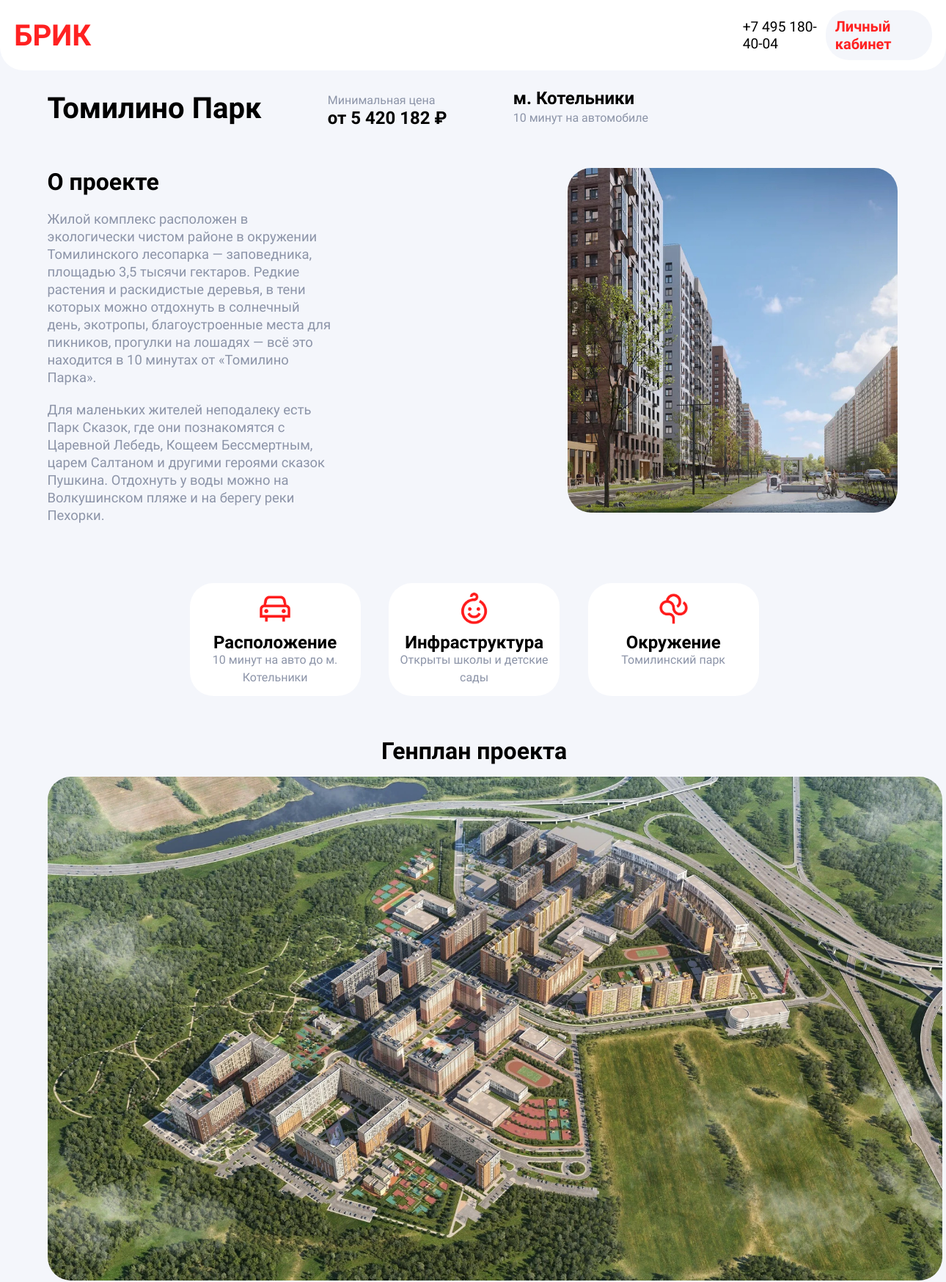
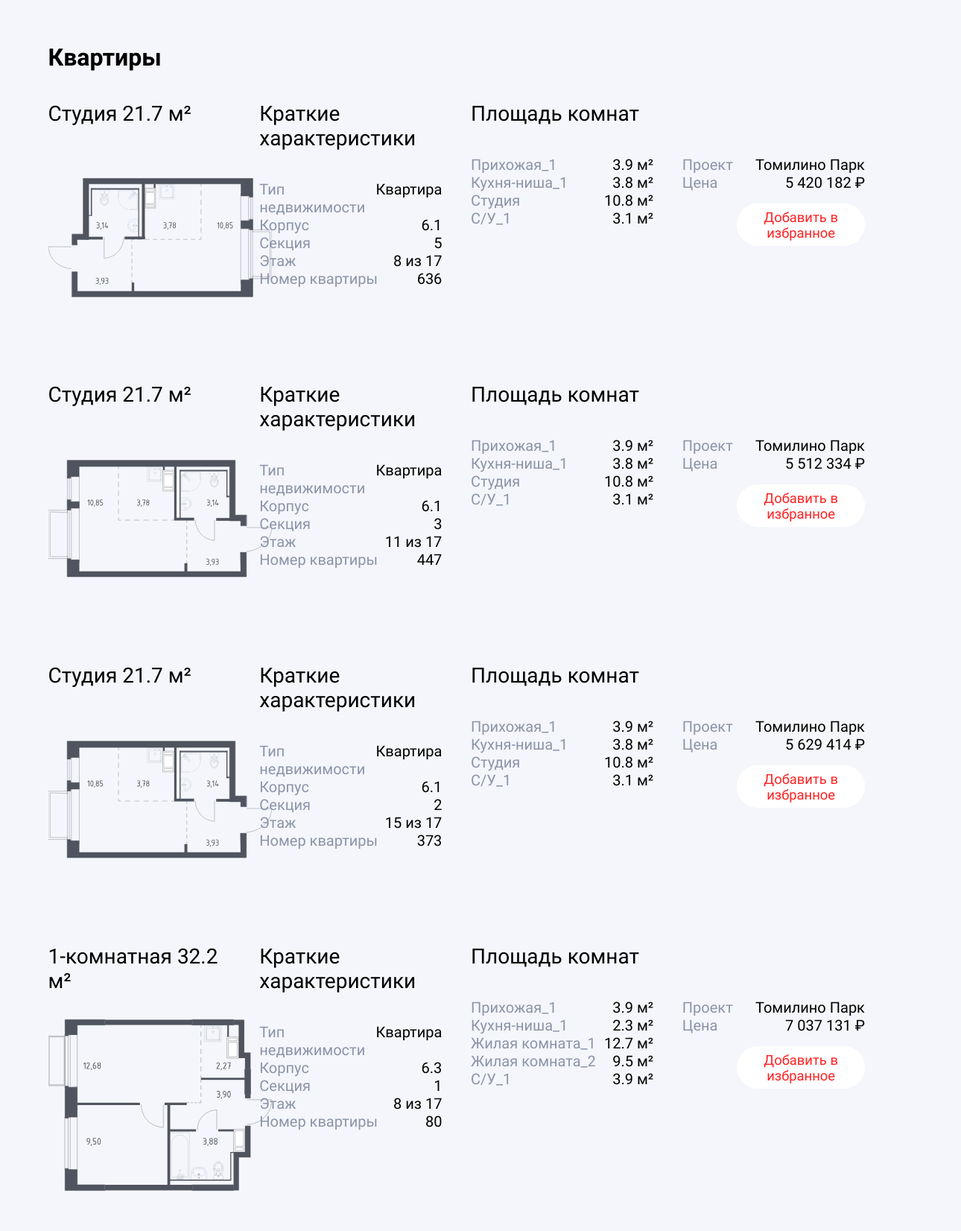
Screenshot of /project/tomilino-park.php (upper part) with the database file from the repository (2 pictures, top to bottom).
### tables this page shows
CREATE TABLE `flats` (
  `id` int NOT NULL,
  `plan` varchar(50) NOT NULL,
  `type` varchar(50) NOT NULL,
  `overall_size` float NOT NULL,
  `property_type` varchar(50) NOT NULL,
  `frame` float NOT NULL,
  `section` int NOT NULL,
  `floor` varchar(8) NOT NULL,
  `room_number` int NOT NULL,
  `hallway_size` float NOT NULL,
  `kitchen_size` float NOT NULL,
  `living_room_1_size` float NOT NULL,
  `living_room_2_size` float DEFAULT NULL,
  `bathroom_size` float NOT NULL,
  `dressing_room_size` float DEFAULT NULL,
  `project` varchar(50) NOT NULL,
  `price` varchar(15) NOT NULL
);

### project/find_flats.php (called while the page is built, shortened)
<?php
require_once "../db.php";
$tomilino_park_flats = array();
$sql = "SELECT * FROM `flats` WHERE project = 'Томилино Парк'";
$result = $conn->query($sql);
if ($result->num_rows > 0) {
    $tomilino_park_flats_count = $result->num_rows;
    for ($i = 0; $i < $tomilino_park_flats_count; $i++) {
        while ($row = $result->fetch_row()) {
            for ($j = 0; $j < $result->field_count; $j++) {
                $tomilino_park_flats[$i][$j] = $row[$j];
            }
            break;
        }
        $tomilino_park_flats[$i] = array_values(array_diff($tomilino_park_flats[$i], array('')));
    }
}

### check_favorites.php (called while the page is built, shortened)
<?php
$user_favorites = array();

### project/tomilino-park.php (the view, shortened to what this page needs)
<!DOCTYPE html>
<html lang="ru">
<head>
    <link rel="stylesheet" href="../style.css">
    <link rel="stylesheet" href="project.css">
</head>
<body>
    <header>
        <h1><a href="../">БРИК</a></h1>
        <div>
            <a href="tel:74951804004">+7 495 180-40-04</a>
            <a href="../auth.php">Личный кабинет</a>
        </div>
    </header>
    <main>
        <div id="about_project_header">
            <h2>Томилино Парк</h2>
            <p><span>Минимальная цена</span> <br> от 5 420 182 ₽</p>
            <p>м. Котельники <br> <span>10 минут на автомобиле</span></p>
        </div>
        <div id="about_project_main">
            <div>
                <h2>О проекте</h2>
                <p>Жилой комплекс расположен в экологически чистом районе в окружении Томилинского лесопарка — заповедника, площадью 3,5 тысячи гектаров. Редкие растения и раскидистые деревья, в тени которых можно отдохнуть в солнечный день, экотропы, благоустроенные места для пикников, прогулки на лошадях — всё это находится в 10 минутах от «Томилино Парка».</p>
                <p>Для маленьких жителей неподалеку есть Парк Сказок, где они познакомятся с Царевной Лебедь, Кощеем Бессмертным, царем Салтаном и другими героями сказок Пушкина. Отдохнуть у воды можно на Волкушинском пляже и на берегу реки Пехорки.</p>
            </div>
            <div>
                <img id="tomilino_park_img" src="img/project_1_1.jpg" alt="">
            </div>
        </div>
        <div id="about_project_footer">
            <div>
                <img src="../img/main_5.png" alt="">
                <div>
                    <h4>Расположение</h4>
                    <p>10 минут на авто до м. Котельники</p>
                </div>
            </div>
            <div>
                <img src="../img/main_6.png" alt="">
                <div>
                    <h4>Инфраструктура</h4>
                    <p>Открыты школы и детские сады</p>
                </div>
            </div>
            <div>
                <img src="../img/main_7.png" alt="">
                <div>
                    <h4>Окружение</h4>
                    <p>Томилинский парк</p>
                </div>
            </div>
        </div>
        <div id="geoplan">
            <h2>Генплан проекта</h2>
            <img loading="lazy" src="geoplans/tomilino-park.webp" alt="">
        </div>
        <? require_once "find_flats.php" ?>
        <? require_once "../check_favorites.php" ?>
        <div id="flats">
            <h3>Квартиры</h3>
            <? for ($i = 0; $i < $tomilino_park_flats_count; $i++) {
                $flat_id = $tomilino_park_flats[$i][0];
                $type = $tomilino_park_flats[$i][2];
                if ($type == "Студия") {
            ?>
            <div class="flat" id="<? echo $flat_id ?>">
                <div>
                    <div>
                        <? echo $tomilino_park_flats[$i][2] ?>
                        <? echo $tomilino_park_flats[$i][3] ?> м²
                    </div>
                    <img src="<? echo $tomilino_park_flats[$i][1] ?>" alt="">
                </div>
                <div>
                    <div>Краткие характеристики</div>
                    <ul>
                        <li>
                            <span>Тип недвижимости</span>
                            <span><? echo $tomilino_park_flats[$i][4] ?></span>
                        </li>
                        <li>
                            <span>Корпус</span>
                            <span><? echo $tomilino_park_flats[$i][5] ?></span>
                        </li>
                        <li>
                            <span>Секция</span>
                            <span><? echo $tomilino_park_flats[$i][6] ?></span>
                        </li>
                        <li>
                            <span>Этаж</span>
                            <span><? echo $tomilino_park_flats[$i][7] ?></span>
                        </li>
                        <li>
                            <span>Номер квартиры</span>
                            <span><? echo $tomilino_park_flats[$i][8] ?></span>
                        </li>
                    </ul>
                </div>
                <div>
                    <div>Площадь комнат</div>
                    <ul>
                        <li>
                            <span>Прихожая_1</span>
                            <span><? echo $tomilino_park_flats[$i][9] ?> м²</span>
                        </li>
                        <li>
                            <span>Кухня-ниша_1</span>
                            <span><? echo $tomilino_park_flats[$i][10] ?> м²</span>
                        </li>
                        <li>
                            <span>Студия</span>
                            <span><? echo $tomilino_park_flats[$i][11] ?> м²</span>
                        </li>
                        <li>
                            <span>С/У_1</span>
                            <span><? echo $tomilino_park_flats[$i][12] ?> м²</span>
                        </li>
                    </ul>
                </div>
                <div>
                    <div>&nbsp;</div>
                    <ul>
                        <li><span>Проект</span> <span><? echo $tomilino_park_flats[$i][13] ?></span></li>
                        <li><span>Цена</span> <span><? echo $tomilino_park_flats[$i][14] ?> ₽</span></li>
                    </ul>
                    <? if (in_array($flat_id, $user_favorites)) { ?>
                        <a href="delete_favorites.php?id=<? echo $flat_id ?>" class="favorites">Удалить из избранного</a>
                    <? } else { ?>
                        <a href="add_favorites.php?id=<? echo $flat_id ?>" class="favorites">Добавить в избранное</a>
                    <? } ?>
                </div>
            </div>
            <? } if ($type == "1-комнатная") { ?>
                <div class="flat" id="<? echo $flat_id ?>">
                <div>
                    <div>
                        <? echo $tomilino_park_flats[$i][2] ?>
                        <? echo $tomilino_park_flats[$i][3] ?> м²
                    </div>
                    <img src="<? echo $tomilino_park_flats[$i][1] ?>" alt="">
                </div>
                <div>
                    <div>Краткие характеристики</div>
                    <ul>
                        <li>
                            <span>Тип недвижимости</span>
                            <span><? echo $tomilino_park_flats[$i][4] ?></span>
                        </li>
                        <li>
                            <span>Корпус</span>
                            <span><? echo $tomilino_park_flats[$i][5] ?></span>
                        </li>
                        <li>
                            <span>Секция</span>
                            <span><? echo $tomilino_park_flats[$i][6] ?></span>
                        </li>
                        <li>
                            <span>Этаж</span>
                            <span><? echo $tomilino_park_flats[$i][7] ?></span>
                        </li>
                        <li>
                            <span>Номер квартиры</span>
                            <span><? echo $tomilino_park_flats[$i][8] ?></span>
                        </li>
                    </ul>
                </div>
                <div>
                    <div>Площадь комнат</div>
                    <ul>
                        <li>
                            <span>Прихожая_1</span>
                            <span><? echo $tomilino_park_flats[$i][9] ?> м²</span>
                        </li>
                        <li>
                            <span>Кухня-ниша_1</span>
                            <span><? echo $tomilino_park_flats[$i][10] ?> м²</span>
                        </li>
                        <li>
                            <span>Жилая комната_1</span>
                            <span><? echo $tomilino_park_flats[$i][11] ?> м²</span>
                        </li>
                        <li>
                            <span>Жилая комната_2</span>
                            <span><? echo $tomilino_park_flats[$i][12] ?> м²</span>
                        </li>
                        <li>
                            <span>С/У_1</span>
                            <span><? echo $tomilino_park_flats[$i][13] ?> м²</span>
                        </li>
                    </ul>
                </div>
                <div>
                    <div>&nbsp;</div>
                    <ul>
                        <li><span>Проект</span> <span><? echo $tomilino_park_flats[$i][14] ?></span></li>
                        <li><span>Цена</span> <span><? echo $tomilino_park_flats[$i][15] ?> ₽</span></li>
                    </ul>
                    <? if (in_array($flat_id, $user_favorites)) { ?>
                        <a href="delete_favorites.php?id=<? echo $flat_id ?>" class="favorites">Удалить из избранного</a>
                    <? } else { ?>
                        <a href="add_favorites.php?id=<? echo $flat_id ?>" class="favorites">Добавить в избранное</a>
                    <? } ?>
                </div>
            </div>
            <? }} ?>
        </div>
    </main>
</body>
</html>

### style.css (style rules this page uses)
* { margin: 0; padding: 0; box-sizing: border-box; }
a { text-decoration: none; }
body { font-family: "Ubuntu Sans", sans-serif; background-color: #f4f6fb; }
header { border-bottom-left-radius: 32px; border-bottom-right-radius: 32px; background-color: white; padding: 1.5%; height: 12vh; width: 100%; z-index: 1; display: flex; justify-content: space-between; align-items: center; }
header h1 { color: #ff2121; font-weight: 800; font-size: 2.5rem; background-color: transparent; padding: 0; }
header h1 a { color: #ff2121; }
header a[href*="auth.php"], header a[href="logout.php"] { color: #ff2121; font-size: 1.25rem; font-weight: 600; padding: 4% 5%; border-radius: 32px; background-color: #f4f6fb; transition: 0.3s ease all; }
header a[href*="tel"] { color: black; font-size: 1.2rem; font-weight: 500; transition: 0.3s ease all; }
header div { display: flex; justify-content: space-between; align-items: center; width: 20vw; }
main { margin-top: 2%; margin-left: 5%; }

### project/project.css (style rules this page uses)
#about_project_header { display: flex; align-items: center; gap: 7vw; }
#about_project_header h2 { font-size: 2.5rem; }
#about_project_header p { font-size: 1.5rem; font-weight: bold; line-height: 3vh; }
#about_project_header p span { font-weight: 300; font-size: 1rem; color: #8c94a8; }
#about_project_main { margin-top: 7vh; display: flex; flex-wrap: wrap; }
#about_project_main h2, #geoplan h2, #flats h3 { font-size: 2rem; }
#about_project_main p { color: #8c94a8; margin-top: 2.5vh; font-size: 1.15rem; line-height: 3vh; width: 30vw; }
#about_project_main div:nth-child(2) { margin-left: 25vw; }
#about_project_main img { height: 470px; width: 450px; border-radius: 32px; animation: fade 5s linear infinite; animation-delay: 2.5s; }
#about_project_footer { width: 95%; margin-top: 10vh; display: flex; flex-wrap: wrap; justify-content: center; gap: 3vw; }
#about_project_footer div { width: 20%; background-color: white; border-radius: 32px; text-align: center; padding: 1%; line-height: 3vh; }
#about_project_footer div img { height: 48px; }
#about_project_footer div div { width: 100%; }
#about_project_footer div h4 { font-size: 1.5rem; }
#about_project_footer div p { color: #8c94a8; }
#geoplan, #flats { margin-top: 7vh; }
#geoplan { width: 95%; margin-right: 15vw; text-align: center; }
#geoplan img { margin-top: 2vh; width: 1220px; border-radius: 32px; }
#flats { padding-bottom: 10vh; }
.flat { padding-top: 5vh; display: flex; gap: 3vw; }
.flat div { width: 20%; }
.flat div div:first-child { font-size: 1.75rem; width: 100%; }
.flat img { height: 300px; }
.flat ul { list-style-type: none; margin-top: 5vh; }
.flat ul li { display: flex; justify-content: space-between; font-size: 1.25rem; line-height: 3vh; }
.flat ul li span:first-child { color: #8c94a8; }
.favorites { color: #ff2121; background-color: white; padding: 3%; border-radius: 32px; transition: 0.3s ease all; font-size: 1.15rem; display: block; text-align: center; margin-top: 2vh; margin-left: 30%; width: 70%; }

### rows the page displays
flats: type "Студия", overall_size "21.7", plan (picture), property_type "Квартира", frame "6.1", section "5", floor "8 из 17", room_number "636", hallway_size "3.9", kitchen_size "3.8", living_room_1_size "10.8", bathroom_size "3.1", project "Томилино Парк", price "5 420 182"
flats: type "Студия", overall_size "21.7", plan (picture), property_type "Квартира", frame "6.1", section "3", floor "11 из 17", room_number "447", hallway_size "3.9", kitchen_size "3.8", living_room_1_size "10.8", bathroom_size "3.1", project "Томилино Парк", price "5 512 334"
flats: type "Студия", overall_size "21.7", plan (picture), property_type "Квартира", frame "6.1", section "2", floor "15 из 17", room_number "373", hallway_size "3.9", kitchen_size "3.8", living_room_1_size "10.8", bathroom_size "3.1", project "Томилино Парк", price "5 629 414"
flats: type "1-комнатная", overall_size "32.2", plan (picture), property_type "Квартира", frame "6.3", section "1", floor "8 из 17", room_number "80", hallway_size "3.9", kitchen_size "2.3", living_room_1_size "12.7", living_room_2_size "9.5", bathroom_size "3.9", project "Томилино Парк", price "7 037 131"
